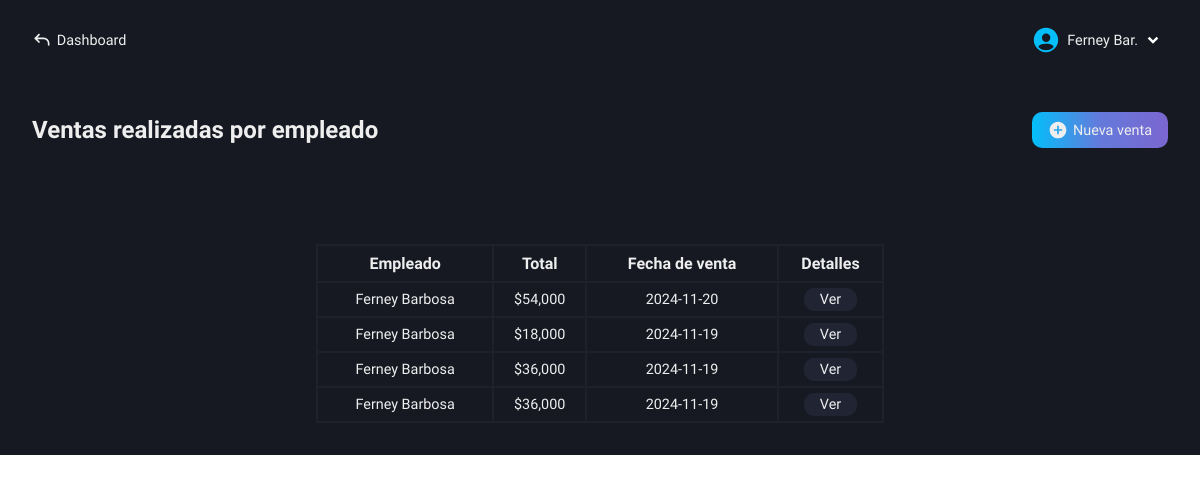
The page /roles/restaurant/sales/sales-employee.php (signed in) on the database as committed earlier.
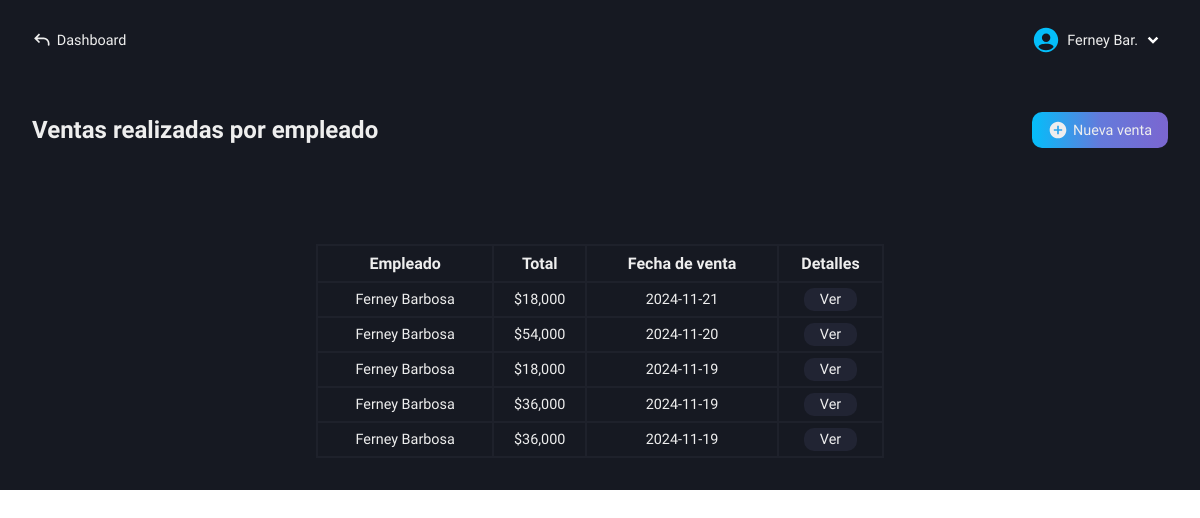
The same page on the database as committed later.
### tables this page shows
CREATE TABLE `sales_employees` (
  `id` int(11) NOT NULL AUTO_INCREMENT,
  `sale_id` int(11) NOT NULL,
  `name_employee` varchar(100) NOT NULL,
  PRIMARY KEY (`id`),
  UNIQUE KEY `sale_id` (`sale_id`),
  CONSTRAINT `sales_employees_ibfk_1` FOREIGN KEY (`sale_id`) REFERENCES `order_sales` (`id`) ON DELETE CASCADE ON UPDATE CASCADE
);

CREATE TABLE `order_sales` (
  `id` int(11) NOT NULL AUTO_INCREMENT,
  `total_amount` decimal(50,0) NOT NULL,
  `sale_date` date NOT NULL,
  PRIMARY KEY (`id`)
);

### roles/restaurant/sales/sales-employee.php (the view, shortened to what this page needs)
<!DOCTYPE html>
<html lang="es">
<head>
    <link rel="stylesheet" href="../../../css/restaurant/sales-made.css">
    <?php
        include("../../../conexion.php");
        if (isset($_SESSION['user_id'])) {
            $id_user = $_SESSION['user_id'];
        } else {
            header("Location: ../../../index.php");
            exit();
        }
    ?>
</head>
<body>
    <main class="main">
        <nav class="nav-dash">
            <a href="../../dashboard-restaurant.php" class="go-dash">
                <svg xmlns="http://www.w3.org/2000/svg" width="20" height="20" viewBox="0 0 24 24"><path fill="#eee" d="m4 10l-.707.707L2.586 10l.707-.707zm17 8a1 1 0 1 1-2 0zM8.293 15.707l-5-5l1.414-1.414l5 5zm-5-6.414l5-5l1.414 1.414l-5 5zM4 9h10v2H4zm17 7v2h-2v-2zm-7-7a7 7 0 0 1 7 7h-2a5 5 0 0 0-5-5z"/></svg>
                <p>Dashboard</p>
            </a>
            <div class="user-modal">
                <div class="username">
                    <img src="../../../svg/people.svg" alt="">
                    <div class="name-down">
                        <?php
                            $queryData = "SELECT name, lastname FROM users WHERE id = $id_user";
                            $result = mysqli_query($conexion, $queryData);
                            $rowData = mysqli_fetch_assoc($result);
                            echo "<p class='name'>" . $rowData['name'] . ' ' . substr($rowData['lastname'], 0, 3) . ".</p>";
                        ?>
                        <img src="../../../svg/down-arrow.svg" alt="">
                    </div>
                </div>
            </div>
        </nav>
        <section class="new-sale-products" id="hidden-modal">
            <div class="new-sale">
                <div class="tlt-button">
                    <h2 class="tlt-function">Ventas realizadas por empleado</h2>
                    <a href="new-sales.php" class="btn-new-sale bg-btn">
                        <svg xmlns="http://www.w3.org/2000/svg" width="20" height="20" viewBox="0 0 24 24"><path fill="#eee" d="M12 2C6.477 2 2 6.477 2 12s4.477 10 10 10s10-4.477 10-10S17.523 2 12 2m5 11h-4v4h-2v-4H7v-2h4V7h2v4h4z"/></svg>
                        <p>Nueva venta</p>
                    </a>
                </div>
                <div class="content-table">
                    <table>
                        <tr>
                            <th>Empleado</th>
                            <th>Total</th>
                            <th>Fecha de venta</th>
                            <th>Detalles</th>
                        </tr>
                        <?php
                            $querySales = "SELECT se.name_employee, os.id, os.total_amount, os.sale_date
                                        FROM sales_employees AS se
                                        INNER JOIN order_sales AS os ON se.sale_id = os.id
                                        ORDER BY os.id DESC";
                            $resultSales = mysqli_query($conexion, $querySales);
                            if($resultSales -> num_rows > 0) {
                                while ($row = mysqli_fetch_assoc($resultSales)){
                                    $id_sale = $row['id'];
                                    echo "<tr>
                                            <td>" . $row['name_employee'] . "</td>
                                            <td>$" . number_format($row['total_amount'], 0) . "</td>
                                            <td>" . $row['sale_date'] . "</td>
                                            <td class='view-details'>
                                                <a href='functions/invoice-details.php?id=$id_sale'>Ver</a>
                                            </td>
                                        </tr>";
                                }
                            } else {
                                echo "<tr>
                                        <td colspan='4'>No hay ventas realizadas aún.</td>
                                      </tr>";
                            }
                        ?>
                    </table>
                </div>
            </div>
        </section>
    </main>
</body>
</html>

Rows that differ between the two databases and show on the page:
added sales_employees: name_employee "Ferney Barbosa", sale.total_amount "18,000", sale.sale_date "2024-11-21"
